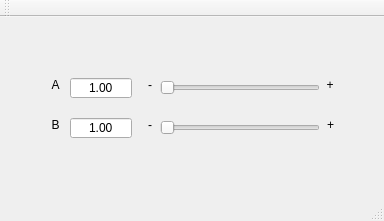
<?xml version="1.0" encoding="UTF-8"?>
<ui version="4.0">
 <class>MainWindow</class>
 <widget class="QMainWindow" name="MainWindow">
  <property name="geometry">
   <rect>
    <x>0</x>
    <y>0</y>
    <width>384</width>
    <height>221</height>
   </rect>
  </property>
  <property name="windowTitle">
   <string>GUI</string>
  </property>
  <widget class="QWidget" name="centralWidget">
   <widget class="QLabel" name="labelA">
    <property name="geometry">
     <rect>
      <x>40</x>
      <y>60</y>
      <width>31</width>
      <height>16</height>
     </rect>
    </property>
    <property name="text">
     <string>A</string>
    </property>
    <property name="alignment">
     <set>Qt::AlignCenter</set>
    </property>
   </widget>
   <widget class="QLabel" name="labelB">
    <property name="geometry">
     <rect>
      <x>40</x>
      <y>100</y>
      <width>31</width>
      <height>16</height>
     </rect>
    </property>
    <property name="text">
     <string>B</string>
    </property>
    <property name="alignment">
     <set>Qt::AlignCenter</set>
    </property>
   </widget>
   <widget class="QSlider" name="hSliderA">
    <property name="geometry">
     <rect>
      <x>160</x>
      <y>60</y>
      <width>160</width>
      <height>22</height>
     </rect>
    </property>
    <property name="orientation">
     <enum>Qt::Horizontal</enum>
    </property>
   </widget>
   <widget class="QSlider" name="hSliderB">
    <property name="geometry">
     <rect>
      <x>160</x>
      <y>100</y>
      <width>160</width>
      <height>22</height>
     </rect>
    </property>
    <property name="orientation">
     <enum>Qt::Horizontal</enum>
    </property>
   </widget>
   <widget class="QDoubleSpinBox" name="dSpinBoxA">
    <property name="geometry">
     <rect>
      <x>70</x>
      <y>60</y>
      <width>62</width>
      <height>22</height>
     </rect>
    </property>
    <property name="wrapping">
     <bool>false</bool>
    </property>
    <property name="alignment">
     <set>Qt::AlignCenter</set>
    </property>
    <property name="readOnly">
     <bool>true</bool>
    </property>
    <property name="buttonSymbols">
     <enum>QAbstractSpinBox::NoButtons</enum>
    </property>
    <property name="keyboardTracking">
     <bool>false</bool>
    </property>
    <property name="minimum">
     <double>0.000000000000000</double>
    </property>
    <property name="value">
     <double>1.000000000000000</double>
    </property>
   </widget>
   <widget class="QDoubleSpinBox" name="dSpinBoxB">
    <property name="geometry">
     <rect>
      <x>70</x>
      <y>100</y>
      <width>62</width>
      <height>22</height>
     </rect>
    </property>
    <property name="alignment">
     <set>Qt::AlignCenter</set>
    </property>
    <property name="readOnly">
     <bool>true</bool>
    </property>
    <property name="buttonSymbols">
     <enum>QAbstractSpinBox::NoButtons</enum>
    </property>
    <property name="keyboardTracking">
     <bool>false</bool>
    </property>
    <property name="value">
     <double>1.000000000000000</double>
    </property>
   </widget>
   <widget class="QLabel" name="labelPlusA">
    <property name="geometry">
     <rect>
      <x>320</x>
      <y>60</y>
      <width>20</width>
      <height>16</height>
     </rect>
    </property>
    <property name="text">
     <string>+</string>
    </property>
    <property name="alignment">
     <set>Qt::AlignCenter</set>
    </property>
   </widget>
   <widget class="QLabel" name="labelPlusB">
    <property name="geometry">
     <rect>
      <x>320</x>
      <y>100</y>
      <width>21</width>
      <height>16</height>
     </rect>
    </property>
    <property name="text">
     <string>+</string>
    </property>
    <property name="alignment">
     <set>Qt::AlignCenter</set>
    </property>
   </widget>
   <widget class="QLabel" name="labelMinusA">
    <property name="geometry">
     <rect>
      <x>140</x>
      <y>60</y>
      <width>20</width>
      <height>16</height>
     </rect>
    </property>
    <property name="text">
     <string>-</string>
    </property>
    <property name="alignment">
     <set>Qt::AlignCenter</set>
    </property>
   </widget>
   <widget class="QLabel" name="labelMinusB">
    <property name="geometry">
     <rect>
      <x>140</x>
      <y>100</y>
      <width>20</width>
      <height>16</height>
     </rect>
    </property>
    <property name="text">
     <string>-</string>
    </property>
    <property name="alignment">
     <set>Qt::AlignCenter</set>
    </property>
   </widget>
  </widget>
  <widget class="QMenuBar" name="menuBar">
   <property name="geometry">
    <rect>
     <x>0</x>
     <y>0</y>
     <width>384</width>
     <height>21</height>
    </rect>
   </property>
  </widget>
  <widget class="QToolBar" name="mainToolBar">
   <attribute name="toolBarArea">
    <enum>TopToolBarArea</enum>
   </attribute>
   <attribute name="toolBarBreak">
    <bool>false</bool>
   </attribute>
  </widget>
  <widget class="QStatusBar" name="statusBar"/>
 </widget>
 <layoutdefault spacing="6" margin="11"/>
 <resources/>
 <connections/>
</ui>
